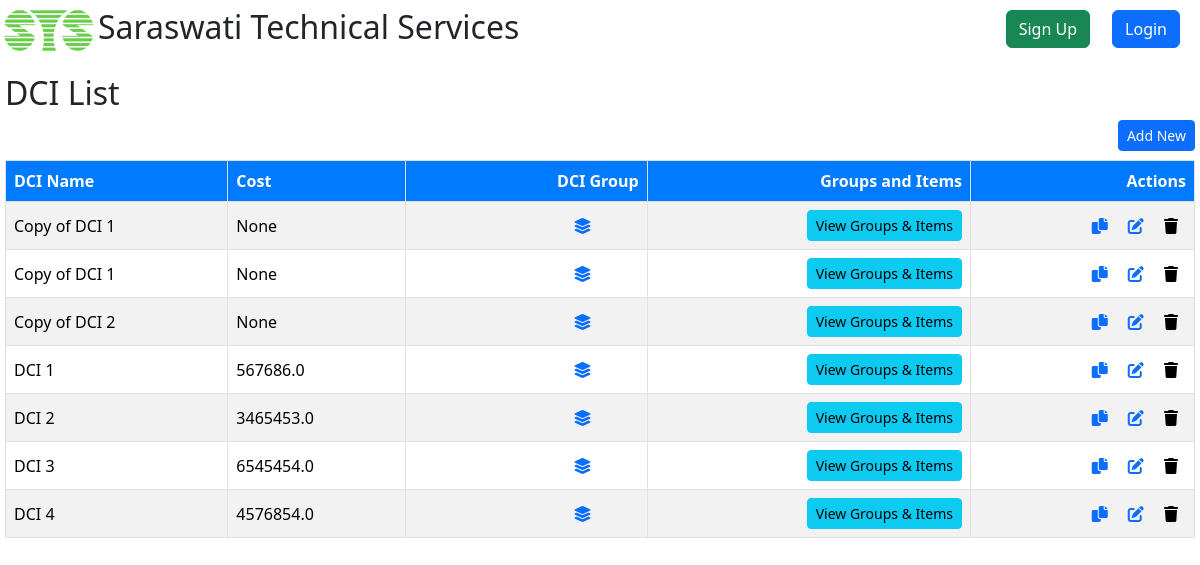
Screenshot of /dci/dciList with the database file from the repository.
### DCI/models.py (models this page shows, shortened)
class DCI(models.Model):
    name = models.CharField(max_length=30, blank=True, null=True)
    cost = models.FloatField(blank=True,null=True)

### DCI/views.py (the view)
# urls.py: path('dciList', views.dciList, name='dciList'),
def dciList(request):
    dci = DCI.objects.all().order_by('name')
    context = {"dci": dci}
    return render(request, "dci/dciList.html", context)

### DCI/templates/dci/dciList.html (shortened to what this page needs)
{% extends 'registration/base.html' %}
{% block content %}
  <h2>DCI List</h2>
  <a href="{% url 'dciCreateView' %}">
    <button type="button" class="btn btn-primary btn-sm" style="float:right;">Add New</button>
  </a>
  <table class="table table-striped table-hover">
    <thead>
      <tr class="m-5 p-8 text-center">
        <th class="text-start border">DCI Name</th>
        <th class="text-start border">Cost</th>
        <th class="text-end  border">DCI Group</th>
        <th class="text-end  border">Groups and Items</th>
        <th class="text-end border">Actions</th>
      </tr>
    </thead>
    <tbody>
      {% for dc in dci %}
        <tr class="text-center">
          <td class="border text-start">{{ dc.name }}</td>
          <td class="border text-start">{{dc.cost}}</td>
          <td class="border text-end">
            <a href="{% url 'dciOfDciGroup' dc.id %}" class="mx-5" data-bs-toggle="tooltip" title="View DCI Groups">
              <i class="fas fa-layer-group"></i>
            </a>
          </td>
          <td class="border text-end">
            <a href="{% url 'dciGroupsAndItems' dc.id %}" class="btn btn-info btn-sm" data-bs-toggle="tooltip" title="DCI Groups & Items">
              View Groups & Items
            </a>
          </td>
          <td class="border text-end ">
            <div>
              <a href="{% url 'copyDci' dc.id %}" class="mx-2" data-bs-toggle="tooltip" title="Copy DCI"><i class="fas fa-copy"></i></a>
              <a href="{% url 'dciUpdateView' dc.id %}" class="mx-2" data-bs-toggle="tooltip" title="Edit DCI"><i class="fas fa-edit"></i></a>
              <form action="{% url 'dciDeleteView' dc.id %}" method="post" style="display:inline;" id="delete-form-{{ dc.id }}">
                <button type="submit" class="mx-2" style="border:none; background:none; padding:0;" data-bs-toggle="tooltip" title="Delete DCI">
                  <i class="fas fa-trash"></i>
                </button>
              </form>
            </div>
          </td>
        </tr>
      {% endfor %}
    </tbody>
  </table>
{% endblock %}

### static/style.css (style rules this page uses)
html, body { height: 100%; margin: 0; overflow-x: hidden; overflow-y: hidden; background-color: #f0f4f8; }
.table-striped tbody tr:nth-of-type(odd) { background-color: #f9f9f9; }
.table-striped tbody tr:nth-of-type(even) { background-color: #ffffff; }
.table th, .table td { vertical-align: middle; }
.table thead th { background-color: #007bff; color: white; text-align: center; }
.table th { padding: 1rem; }

### rows the page displays
DCI: name "Copy of DCI 1", cost "None"
DCI: name "Copy of DCI 1", cost "None"
DCI: name "Copy of DCI 2", cost "None"
DCI: name "DCI 1", cost "567686.0"
DCI: name "DCI 2", cost "3465453.0"
DCI: name "DCI 3", cost "6545454.0"
DCI: name "DCI 4", cost "4576854.0"
